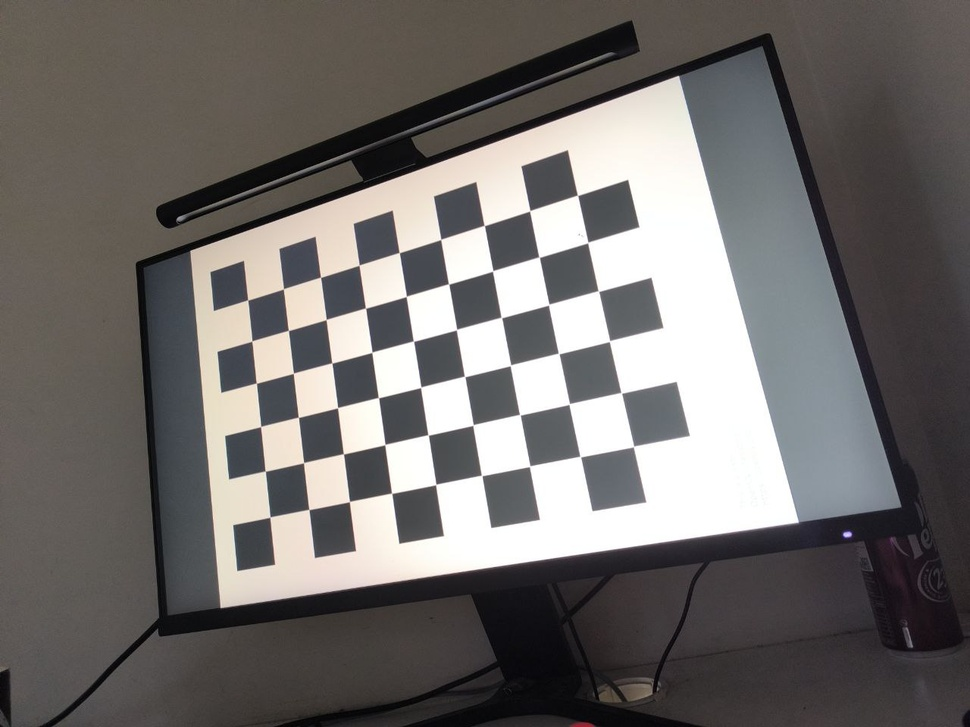
#> input picture utils/camera/calib_images/photo_10_2025-06-16_03-45-40.jpg, 970 x 727 px, shrunk from 1280 x 960 before the run; its folder holds only this picture in this run
$ python calibration.py
#> lines starting #> are read from the running program, lines starting #| are printed output that depends on the picture; after the words box and inside, x2 and y2 are one past the last pixel; in counts of white or black regions, pixels touching at a corner belong together; long printed decimals are rounded
import os

import cv2
import numpy as np
import glob

def scale_camera_matrix(K, original_shape, new_shape):
    h0, w0 = original_shape[:2]
    h1, w1 = new_shape[:2]

    scale_x = w1 / w0
    scale_y = h1 / h0

    K_scaled = K.copy()
    K_scaled[0, 0] *= scale_x
    K_scaled[1, 1] *= scale_y
    K_scaled[0, 2] *= scale_x
    K_scaled[1, 2] *= scale_y

    return K_scaled

CHECKERBOARD = (9, 6)
square_size = 40.0  # мм

objp = np.zeros((CHECKERBOARD[0]*CHECKERBOARD[1], 3), np.float32)
objp[:, :2] = np.mgrid[0:CHECKERBOARD[0], 0:CHECKERBOARD[1]].T.reshape(-1, 2) * square_size

objpoints = []
imgpoints = []

images = glob.glob('calib_images/*.jpg')

output_dir = "output_chessboard"
os.makedirs(output_dir, exist_ok=True)

for f in os.listdir(output_dir):
    file_path = os.path.join(output_dir, f)
    if os.path.isfile(file_path):
        os.remove(file_path)

for i, fname in enumerate(images):
    img = cv2.imread(fname)
#> img is the input picture: shape (727, 970, 3); mean B, G, R 107.8, 109.7, 112.9
    print(img.shape)
#| (727, 970, 3)
    gray = cv2.cvtColor(img, cv2.COLOR_BGR2GRAY)

    ret, corners = cv2.findChessboardCorners(gray, CHECKERBOARD, None)
#> ret = True; corners = 54 rows, first 8: [247.6, 299.8], [283.4, 288.8], [320.5, 277.3], [359.1, 265.2], [399.2, 252.6], [440.7, 239.4], [484.2, 225.5], [529.7, 210.8]

    if ret:
        objpoints.append(objp)
        imgpoints.append(corners)

        cv2.drawChessboardCorners(img, CHECKERBOARD, corners, ret)
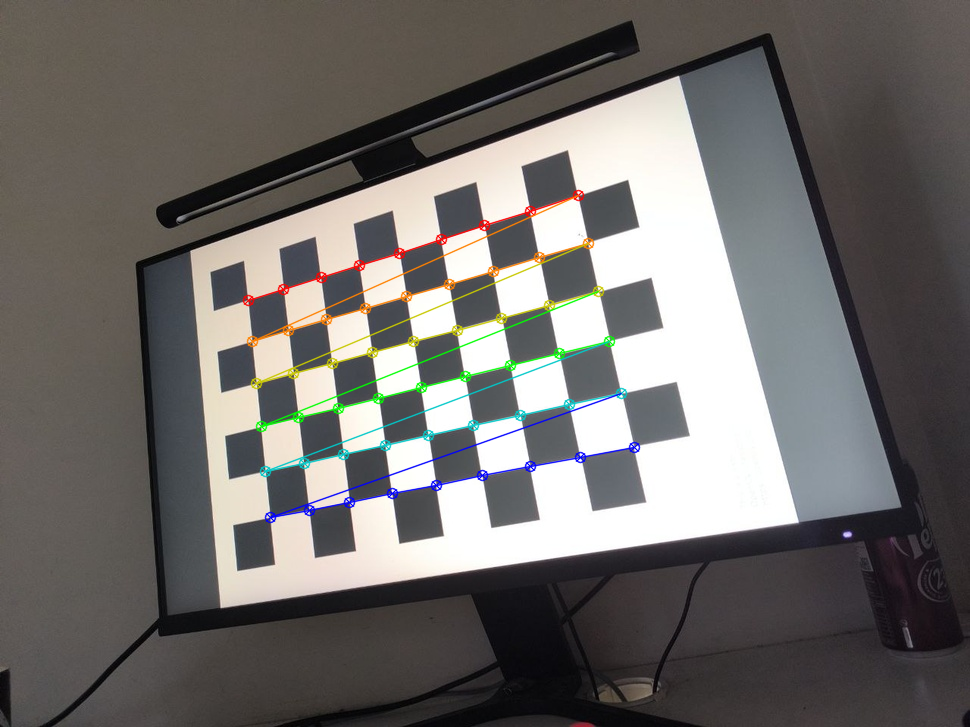
#> img: shape (727, 970, 3); 2.2% of pixels changed, all inside (x1, y1, x2, y2) = (242, 189, 641, 524)
        output_path = os.path.join(output_dir, f"frame_{i:02d}.jpg")
        cv2.imwrite(output_path, img)
        cv2.imshow('Chessboard', img)
        cv2.waitKey(100)

cv2.destroyAllWindows()

ret, K, dist, rvecs, tvecs = cv2.calibrateCamera(objpoints, imgpoints, gray.shape[::-1], None, None)
#> ret = 0.104; K = [[653.2, 0, 475.3], [0, 657.2, 353.4], [0, 0, 1]]; dist = [[0.211, -1.36, -0.00114, -0.0036, 3.27]]; rvecs = ([-0.186, 0.339, -0.21],); tvecs = ([-213.7, -49.8, 622.4],)

np.savez("calibration.npz", camera_matrix=K, dist_coeffs=dist)
print("camera_matrix:\n", K)
#| camera_matrix:
#|  [[653.224   0.         475.327]
#|  [  0.         657.229 353.373]
#|  [  0.           0.           1.        ]]
print("distortion coefficients:\n", dist)
#| distortion coefficients:
#|  [[ 2.10506545e-01 -1.36348708e+00 -1.13773537e-03 -3.60082618e-03
#|    3.26516418e+00]]

$ run again, on utils/camera/calib_images/photo_14_2025-06-16_03-45-40.jpg
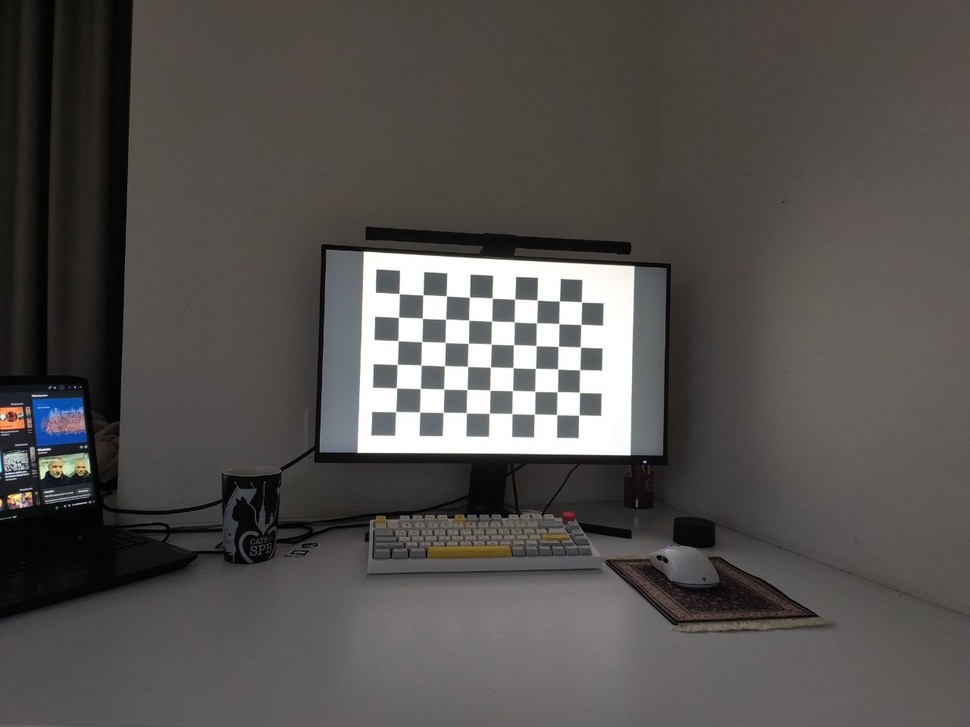
#> input picture utils/camera/calib_images/photo_14_2025-06-16_03-45-40.jpg, 970 x 727 px, shrunk from 1280 x 960 before the run
#> img is the input picture: shape (727, 970, 3); mean B, G, R 78.2, 80.4, 83.4
#| (727, 970, 3)
#> `ret, corners = cv2.findChessboardCorners(gray, CHECKERBOARD, None)`: ret = True; corners = 54 rows, first 8: [399.5, 293.6], [422.9, 294.4], [447, 296.2], [468.7, 297.5], [492.5, 298.4], [513.6, 299.6], [537.3, 299.6], [559.2, 301.1]
#> `cv2.drawChessboardCorners(img, CHECKERBOARD, corners, ret)`:
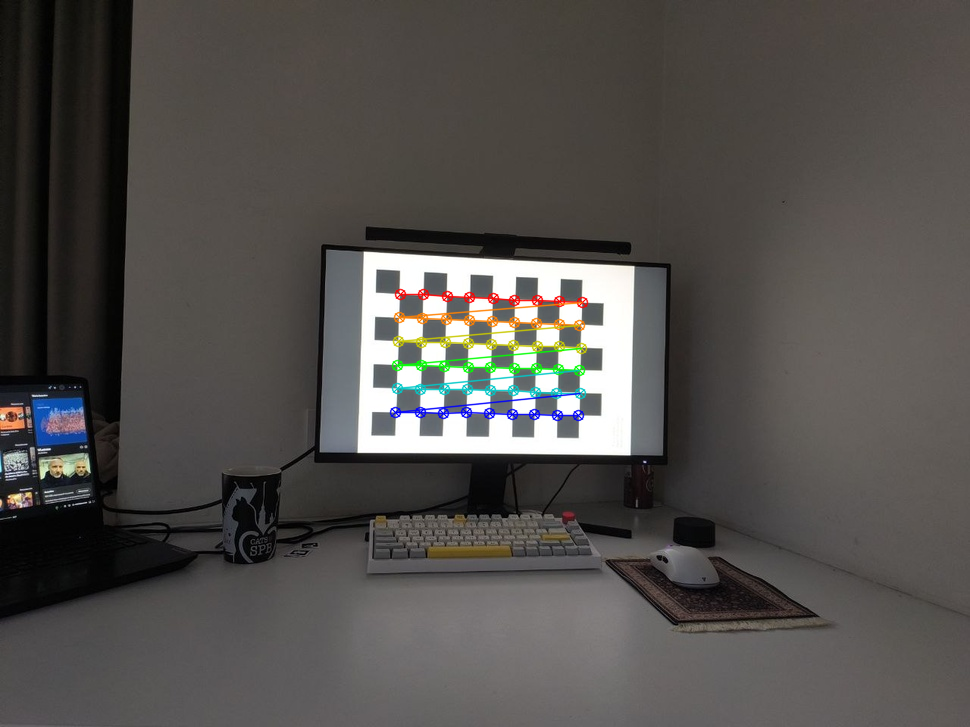
#> img: shape (727, 970, 3); 1.41% of pixels changed, all inside (x1, y1, x2, y2) = (389, 288, 589, 422)
#> `ret, K, dist, rvecs, tvecs = cv2.calibrateCamera(objpoints, imgpoints,..`: ret = 0.657; K = [[1200.5, 0, 478.1], [0, 1168.3, 404.8], [0, 0, 1]]; dist = [[2.54, -427.4, 0.0239, -0.00156, 19569.1]]; rvecs = ([0.0158, -0.281, 0.0236],); tvecs = ([-129.7, -188.6, 1975.7],)
#| camera_matrix:
#|  [[1.20053726e+03 0.00000000e+00 4.78069511e+02]
#|  [0.00000000e+00 1.16827051e+03 4.04849780e+02]
#|  [0.00000000e+00 0.00000000e+00 1.00000000e+00]]
#| distortion coefficients:
#|  [[ 2.53958950e+00 -4.27381078e+02  2.39269132e-02 -1.56179234e-03
#|    1.95690690e+04]]

$ run again, on utils/camera/calib_images/photo_15_2025-06-16_03-45-40.jpg
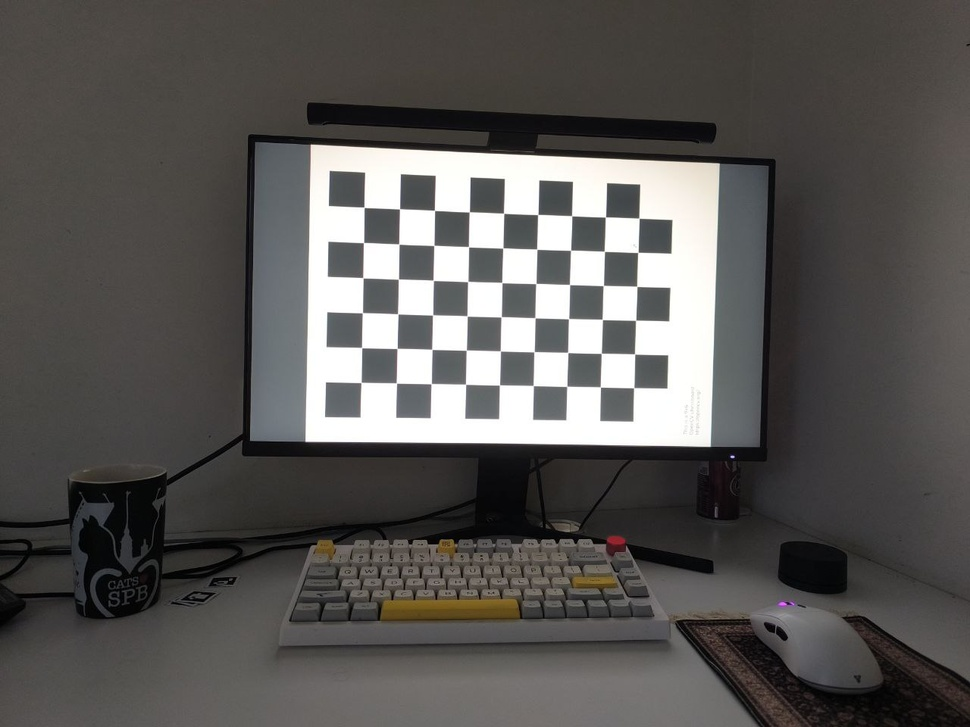
#> input picture utils/camera/calib_images/photo_15_2025-06-16_03-45-40.jpg, 970 x 727 px, shrunk from 1280 x 960 before the run
#> img is the input picture: shape (727, 970, 3); mean B, G, R 85.4, 87.4, 89.5
#| (727, 970, 3)
#> `ret, corners = cv2.findChessboardCorners(gray, CHECKERBOARD, None)`: ret = True; corners = 54 rows, first 8: [363.9, 207.2], [399.2, 209.1], [433.6, 209.8], [469.1, 211.8], [503.6, 213.2], [537.8, 214.6], [572.3, 216.4], [605.5, 217]
#> `cv2.drawChessboardCorners(img, CHECKERBOARD, corners, ret)`:
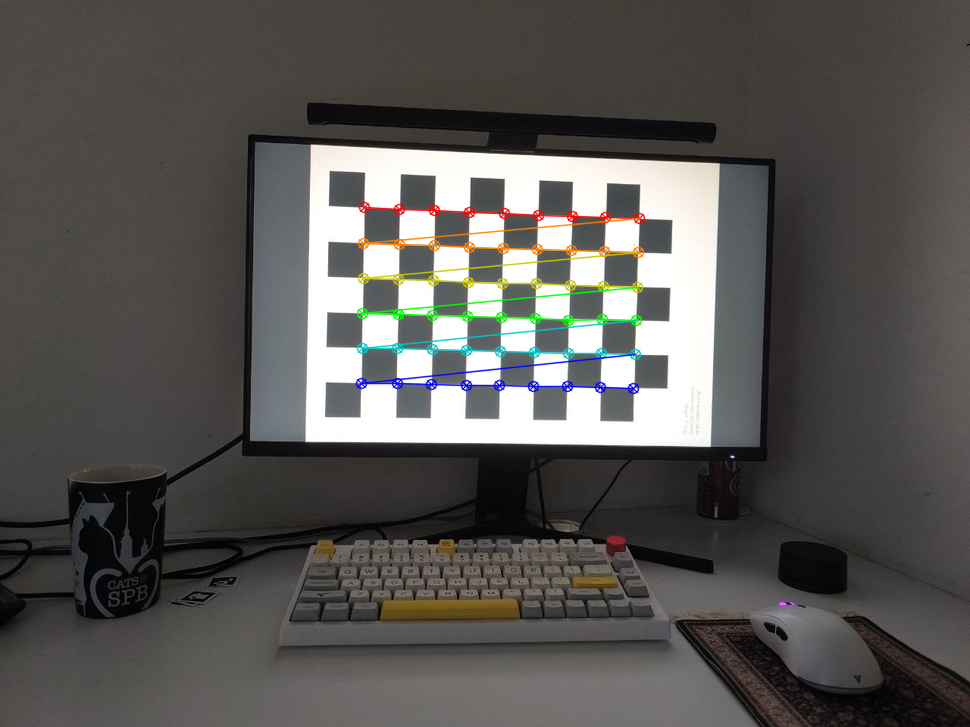
#> img: shape (727, 970, 3); 1.86% of pixels changed, all inside (x1, y1, x2, y2) = (355, 201, 646, 395)
#> `ret, K, dist, rvecs, tvecs = cv2.calibrateCamera(objpoints, imgpoints,..`: ret = 0.427; K = [[654.5, 0, 483.6], [0, 652.5, 364.5], [0, 0, 1]]; dist = [[0.0477, 1.19, -0.00571, 0.000329, -11.23]]; rvecs = ([0.0251, -0.0787, 0.0226],); tvecs = ([-136.1, -179.1, 750.5],)
#| camera_matrix:
#|  [[654.454   0.         483.579 ]
#|  [  0.         652.491 364.526]
#|  [  0.           0.           1.        ]]
#| distortion coefficients:
#|  [[ 4.76747119e-02  1.19272942e+00 -5.71489886e-03  3.28839453e-04
#|   -1.12284347e+01]]

$ run again, on utils/camera/calib_images/photo_16_2025-06-16_03-45-40.jpg
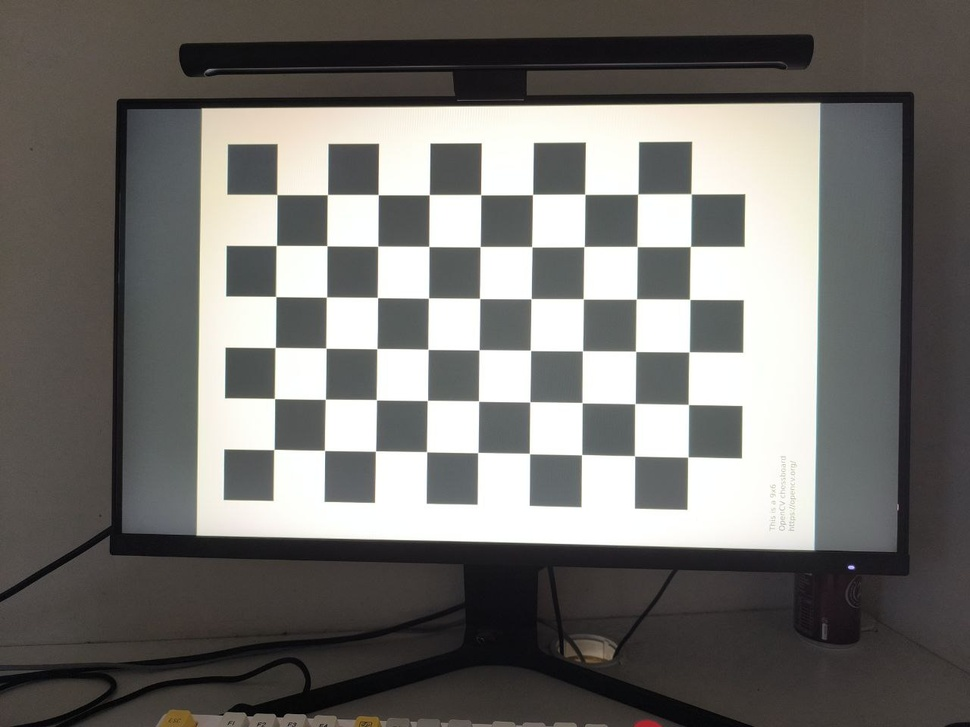
#> input picture utils/camera/calib_images/photo_16_2025-06-16_03-45-40.jpg, 970 x 727 px, shrunk from 1280 x 960 before the run
#> img is the input picture: shape (727, 970, 3); mean B, G, R 109.6, 112.8, 114.6
#| (727, 970, 3)
#> `ret, corners = cv2.findChessboardCorners(gray, CHECKERBOARD, None)`: ret = True; corners = 54 rows, first 8: [277.3, 195.3], [327.3, 194.8], [378.4, 194.7], [429.1, 194.9], [481.2, 194.9], [532.5, 194.5], [584.8, 194.4], [637.7, 193.7]
#> `cv2.drawChessboardCorners(img, CHECKERBOARD, corners, ret)`:
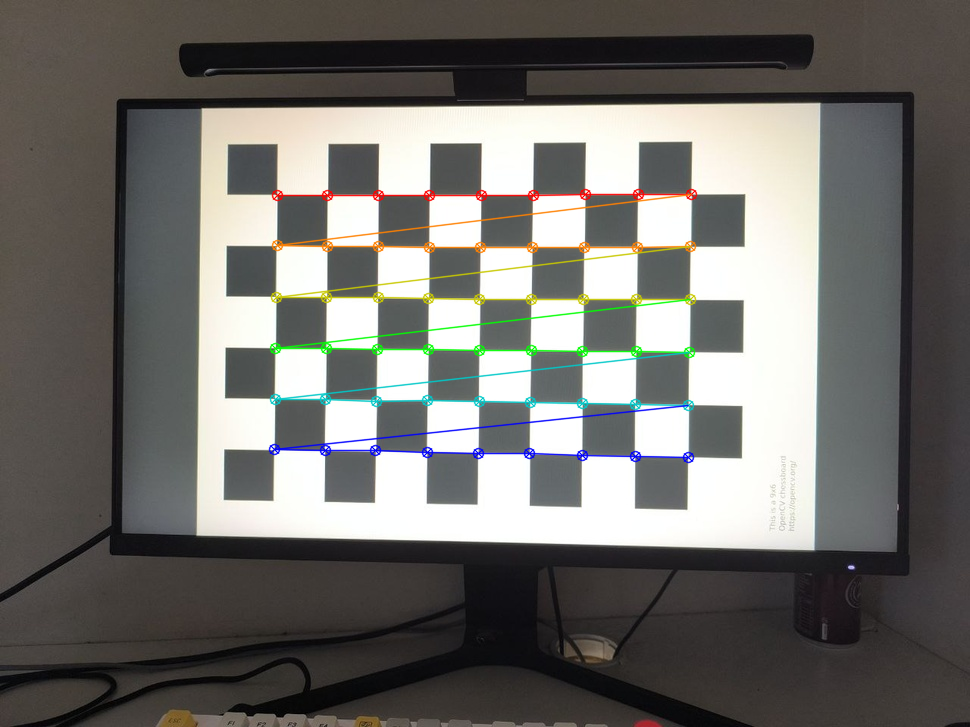
#> img: shape (727, 970, 3); 2.54% of pixels changed, all inside (x1, y1, x2, y2) = (268, 188, 698, 464)
#> `ret, K, dist, rvecs, tvecs = cv2.calibrateCamera(objpoints, imgpoints,..`: ret = 0.385; K = [[2066.3, 0, 493.9], [0, 2037.5, 343.4], [0, 0, 1]]; dist = [[2.42, -156.9, -0.0038, 0.00343, 2919.3]]; rvecs = ([-0.0103, 0.162, 0.0107],); tvecs = ([-168, -116.7, 1619.8],)
#| camera_matrix:
#|  [[2.06631802e+03 0.00000000e+00 4.93870843e+02]
#|  [0.00000000e+00 2.03749942e+03 3.43412779e+02]
#|  [0.00000000e+00 0.00000000e+00 1.00000000e+00]]
#| distortion coefficients:
#|  [[ 2.41803923e+00 -1.56892640e+02 -3.79555791e-03  3.43181635e-03
#|    2.91932214e+03]]

$ run again, on utils/camera/calib_images/photo_11_2025-06-16_03-45-40.jpg
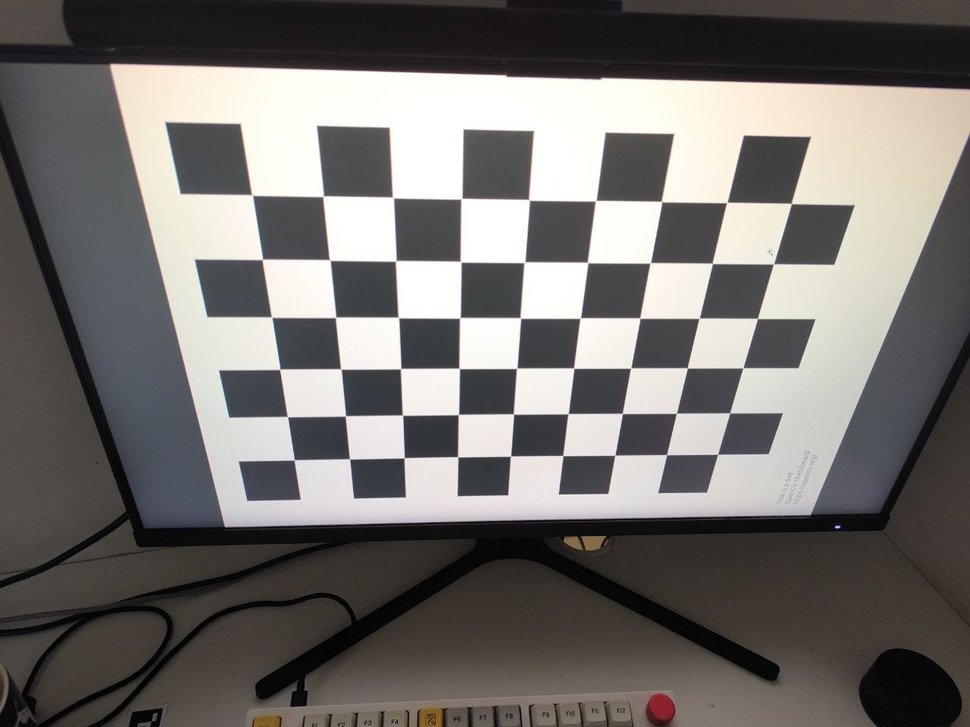
#> input picture utils/camera/calib_images/photo_11_2025-06-16_03-45-40.jpg, 970 x 727 px, shrunk from 1280 x 960 before the run
#> img is the input picture: shape (727, 970, 3); mean B, G, R 110.3, 113, 116.2
#| (727, 970, 3)
#> `gray = cv2.cvtColor(img, cv2.COLOR_BGR2GRAY)`:
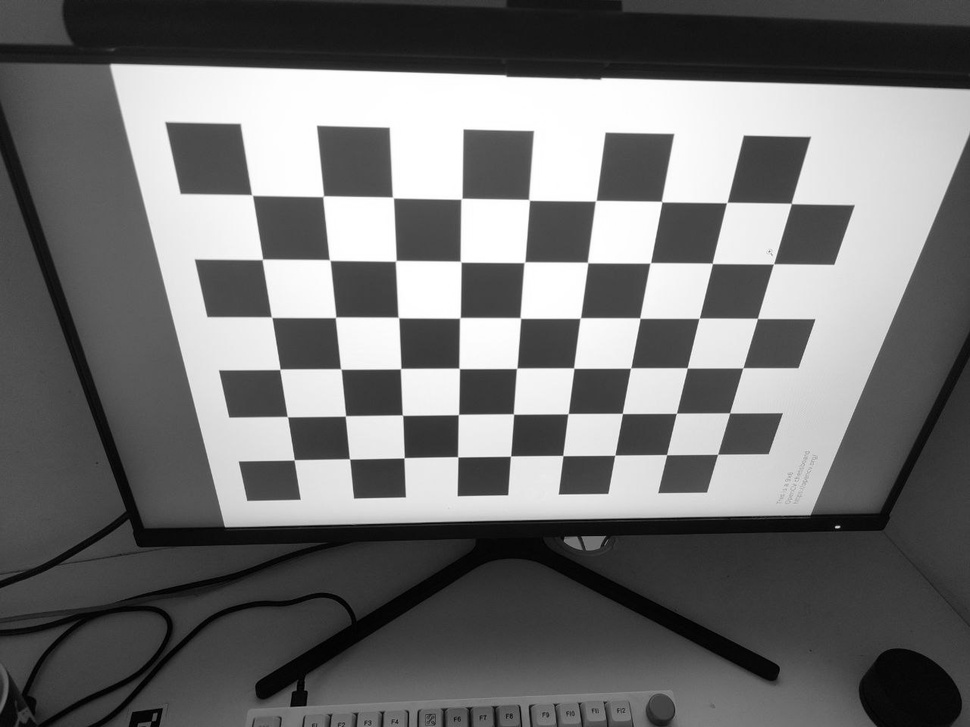
#> gray: shape (727, 970); min 0, max 255, mean 113.6
#> `ret, corners = cv2.findChessboardCorners(gray, CHECKERBOARD, None)`: ret = True; corners = 54 rows, first 8: [252, 195], [323.2, 196.2], [393, 197.5], [461.4, 198.8], [529.4, 200.1], [595.6, 200.8], [661.8, 201.7], [726.7, 202.5]
#> `cv2.drawChessboardCorners(img, CHECKERBOARD, corners, ret)`:
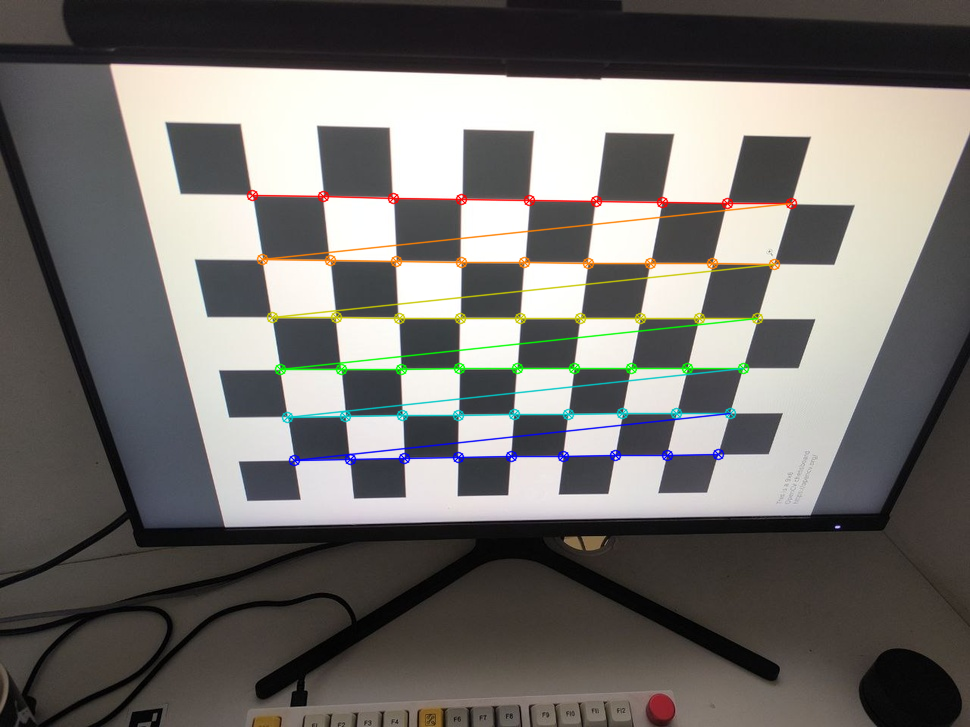
#> img: shape (727, 970, 3); 2.83% of pixels changed, all inside (x1, y1, x2, y2) = (246, 189, 798, 467)
#> `ret, K, dist, rvecs, tvecs = cv2.calibrateCamera(objpoints, imgpoints,..`: ret = 0.12; K = [[642.3, 0, 493.3], [0, 635.2, 359.1], [0, 0, 1]]; dist = [[0.176, -0.915, 0.00209, 0.00379, 1.67]]; rvecs = ([0.557, -0.0786, 0.0202],); tvecs = ([-138.3, -95.11, 370.6],)
#| camera_matrix:
#|  [[642.288   0.         493.256]
#|  [  0.         635.194 359.132]
#|  [  0.           0.           1.        ]]
#| distortion coefficients:
#|  [[ 0.1761 -0.9152  0.002089  0.003785  1.667 ]]
